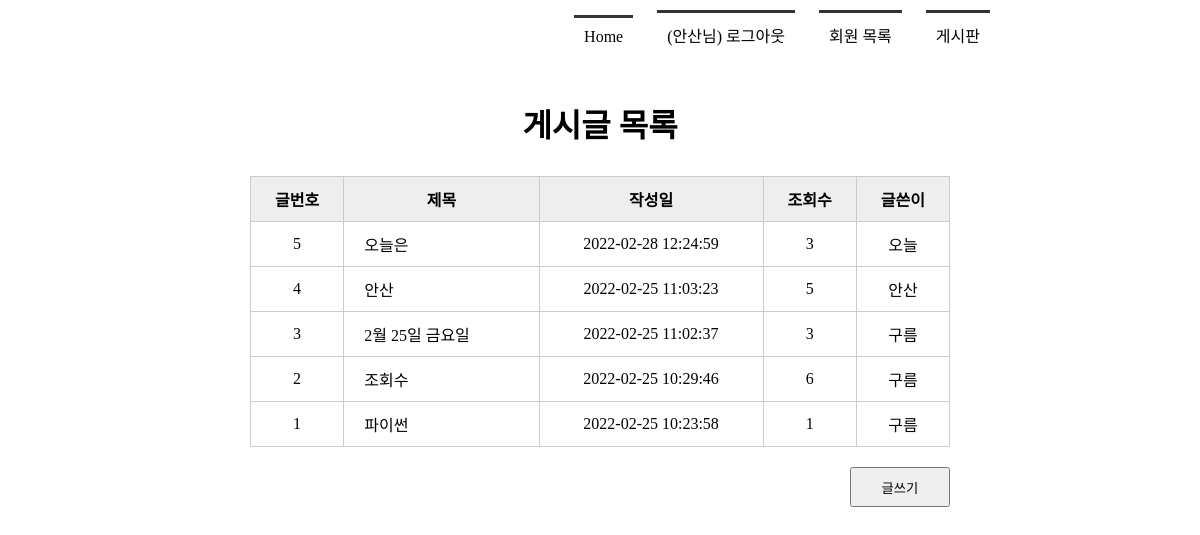
/boardlist/ (signed in), run on the app's committed database.
### tables this page shows
CREATE TABLE board(
            bno integer PRIMARY KEY AUTOINCREMENT,
            title   text NOT NULL,
            content text NOT NULL,
            createDate timestamp date DEFAULT (datetime('now', 'localtime')),
            hit integer,
            mid char(5) NOT NULL,
            FOREIGN KEY(mid) REFERENCES member(mid) ON DELETE CASCADE
        );

### app.py (the view)
@app.route('/boardlist/')
def boardlist():
    rs = select_board()
    return render_template('boardlist.html', rs=rs)

### model/model_board.py (called while the page is built)
def select_board():
    conn = getconn()
    cur = conn.cursor()
    sql = "SELECT * FROM board ORDER BY bno DESC"
    cur.execute(sql)
    rs = cur.fetchall()
    conn.close()
    return rs

### model/model_member.py (called while the page is built)
def getconn():
    conn = sqlite3.connect('./members.db')
    return conn

### templates/boardlist.html (shortened to what this page needs)
<!DOCTYPE html>
<html lang="ko">
<head>
    <link rel="stylesheet" href="{{ url_for('static', filename='style.css') }}">
</head>
<body>
    <div id="container">
        {% include 'navbar.html' %}
        <section>
            <h1>게시글 목록</h1>
            <table class="tbl_board">
                <tr>
                    <th>글번호</th>
                    <th>제목</th>
                    <th>작성일</th>
                    <th>조회수</th>
                    <th>글쓴이</th>
                </tr>
                {% for i in rs %}
                <tr>
                    <td>{{ i[0] }}</td>
                    <td><a href="{{ url_for('board_view', bno=i[0]) }}" >{{ i[1] }}</a></td>
                    <td>{{ i[3] }}</td>
                    <td>{{ i[4] }}</td>
                    <td>{{ i[5] }}</td>
                </tr>
                {% endfor %}
            </table>
            <div class="btn_write">
                <button type="button" onclick="location.href='/writing/'">글쓰기</button>
            </div>
        </section>
    </div>
</body>
</html>

### static/style.css (style rules this page uses)
* { margin: 0; padding: 0; }
#container { width: 1000px; margin: 0 auto; }
section { text-align:center; }
section h1 { font-size: 2em; margin-bottom: 30px; }
section table { width: 600px; margin: 0 auto; }
section table, th, td { padding: 10px; border: 1px solid #ccc; border-collapse: collapse; }
section .tbl_board { width: 700px; }
section .tbl_board th { background: #eee; }
section .tbl_board a { text-decoration: none; color: #000; }
section .tbl_board td:nth-child(2) { text-align: left; padding-left: 20px; }
section .btn_write { text-align: right; margin: 20px 150px; }
section .btn_write button { width: 100px; height: 40px; }

### data on the page
board: bno "5", title "오늘은", createDate "2022-02-28 12:24:59", hit "3", mid "오늘"
board: bno "4", title "안산", createDate "2022-02-25 11:03:23", hit "5", mid "안산"
board: bno "3", title "2월 25일 금요일", createDate "2022-02-25 11:02:37", hit "3", mid "구름"
board: bno "2", title "조회수", createDate "2022-02-25 10:29:46", hit "6", mid "구름"
board: bno "1", title "파이썬", createDate "2022-02-25 10:23:58", hit "1", mid "구름"

### other printed values
{{ session['userName'] }} "안산"
